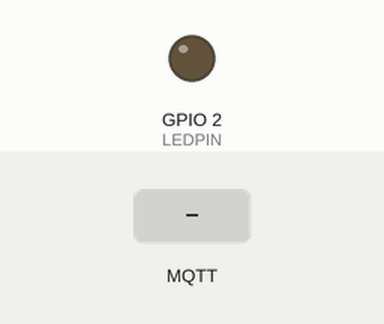
Simulated run of this sketch. Board: ESP32. Shown: output pins drawn as LEDs (lit = HIGH). The inputs (shaded band) are chosen by the test bench. WiFi joins after 1.5 s; servers stay silent unless stated; no MQTT or app messages arrive unless stated; what the sketch prints to the serial monitor is not drawn.

Above: at 2.7 s.
2.8 s: MQTT message "1" arrives on the first subscribed topic
At 3.7 s:
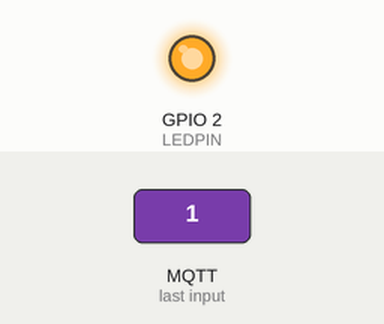
4.4 s: MQTT message "0" arrives on the first subscribed topic
At 5.0 s:
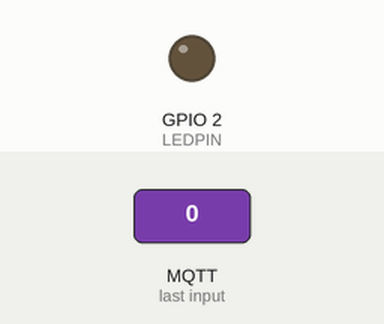
6.0 s: MQTT message "2" arrives on the first subscribed topic
At 7.5 s:
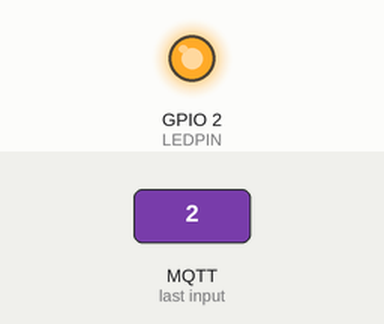
Timing chart, 0 to 9.0 s (numbered marks = the images above; inputs shaded):
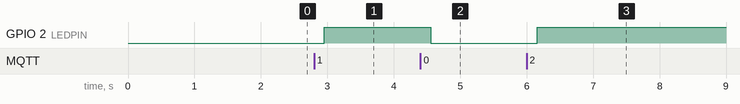

The sketch:

mqtt_ledbutton.ino
```cpp
#include <WiFi.h> // Enables the ESP32 to connect to the local network (via WiFi)
#include <PubSubClient.h> // Allows us to connect to, and publish to the MQTT broker


// WiFi
const char* ssid = "mreza";
const char* wifi_password = "12345678";

// MQTT
const char* mqtt_server = "192.168.4.1";
const char* mqtt_topic = "light";
const char* clientID = "ESP32";

//GPIO
// We assigned a name LED pin to pin number 22
const int LEDPIN = 2;

// Initialise the WiFi and MQTT Client objects
WiFiClient wifiClient;
PubSubClient client(mqtt_server, 1883, wifiClient); // 1883 is the listener port for the Broker

void ReceivedMessage(char* topic, byte* payload, unsigned int length) {
  // Output the first character of the message to serial (debug)
  if(payload[0] == '0') {
    digitalWrite(LEDPIN, LOW);
  } else {
    digitalWrite(LEDPIN, HIGH);
  }

}

bool Connect() {
  // Connect to MQTT Server and subscribe to the topic
  if (client.connect(clientID)) {
      client.subscribe(mqtt_topic);
      return true;
    }
    else {
      return false;
  }
}

void setup() {

  // Begin Serial on 115200
  // Remember to choose the correct Baudrate on the Serial monitor!
  // This is just for debugging purposes
  Serial.begin(115200);

  Serial.print("Connecting to ");
  Serial.println(ssid);

  // Connect to the WiFi
  WiFi.begin(ssid, wifi_password);

  // Wait until the connection has been confirmed before continuing
  while (WiFi.status() != WL_CONNECTED) {
    delay(500);
    Serial.print(".");
  }

  // Debugging - Output the IP Address of the ESP32
  Serial.println("WiFi connected");
  Serial.print("IP address: ");
  Serial.println(WiFi.localIP());

  // This statement will declare pin 22 as digital output
  pinMode(LEDPIN, OUTPUT);
  // This statement will declare pin 15 as digital input

  // setCallback sets the function to be called when a message is received.
  client.setCallback(ReceivedMessage);

  // Connect to MQTT Broker
  // client.connect returns a boolean value to let us know if the connection was successful.
  if (Connect()) {
    Serial.println("Connected to MQTT Broker!");
  }
  else {
    Serial.println("Connection to MQTT Broker failed...");
  }

}

void loop() {

  // If the connection is lost, try to connect again
  if (!client.connected()) {
    Connect();
  }
  // client.loop() just tells the MQTT client code to do what it needs to do itself (i.e. check for messages, etc.)
  client.loop();


    delay(200);
}
```

Measured:
- after the input at 2.8 s, GPIO 2 (LEDPIN): LOW → HIGH after 0.15 s
- after the input at 4.4 s, GPIO 2 (LEDPIN): HIGH → LOW after 0.16 s
- after the input at 6.0 s, GPIO 2 (LEDPIN): LOW → HIGH after 0.16 s
